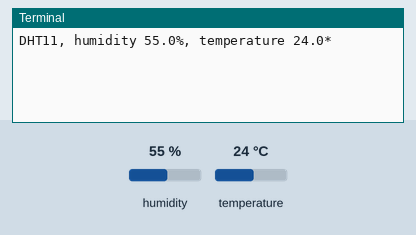
Recording of a program running on a simulated Raspberry Pi (BCM pin numbers). On the bench: the last lines printed to the terminal. The test bench sets the inputs (shaded band); at power-on: humidity 55 %, temperature 24 °C.

Above: at 1.2 s.
1.3 s: humidity set to 22 %
At 2.0 s:
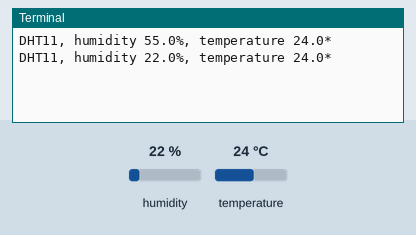
3.0 s: temperature set to 12 °C
At 4.5 s:
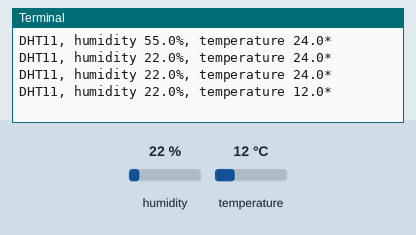
4.7 s: humidity set to 40 %
At 5.6 s:
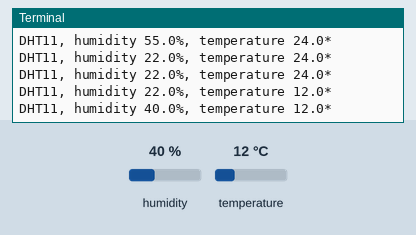
Timing chart, 0 to 7.7 s (numbered marks = the images above; inputs shaded):
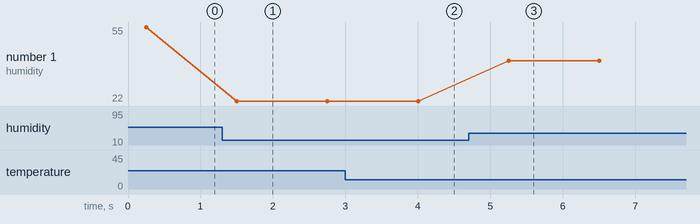

The program:

41-sht11.py
```python
import time
import seeed_dht

# DHT11 type
dht11 = seeed_dht.DHT("11", 26)

while True:
      humi, temp = dht11.read()
      print('DHT{0}, humidity {1:.1f}%, temperature {2:.1f}*'.format(dht11.dht_type, humi, temp))
      time.sleep(1)
```

Measured:
- after the input at 1.3 s, the terminal: prints a new line after 0.20 s (image 1)
- after the input at 3.0 s, the terminal: prints a new line after 1.0 s (image 2)
- after the input at 4.7 s, the terminal: prints a new line after 0.55 s (image 3)
- plotted number 1: 55 → 22 after the input at 1.3 s, 22 → 40 after the input at 4.7 s
